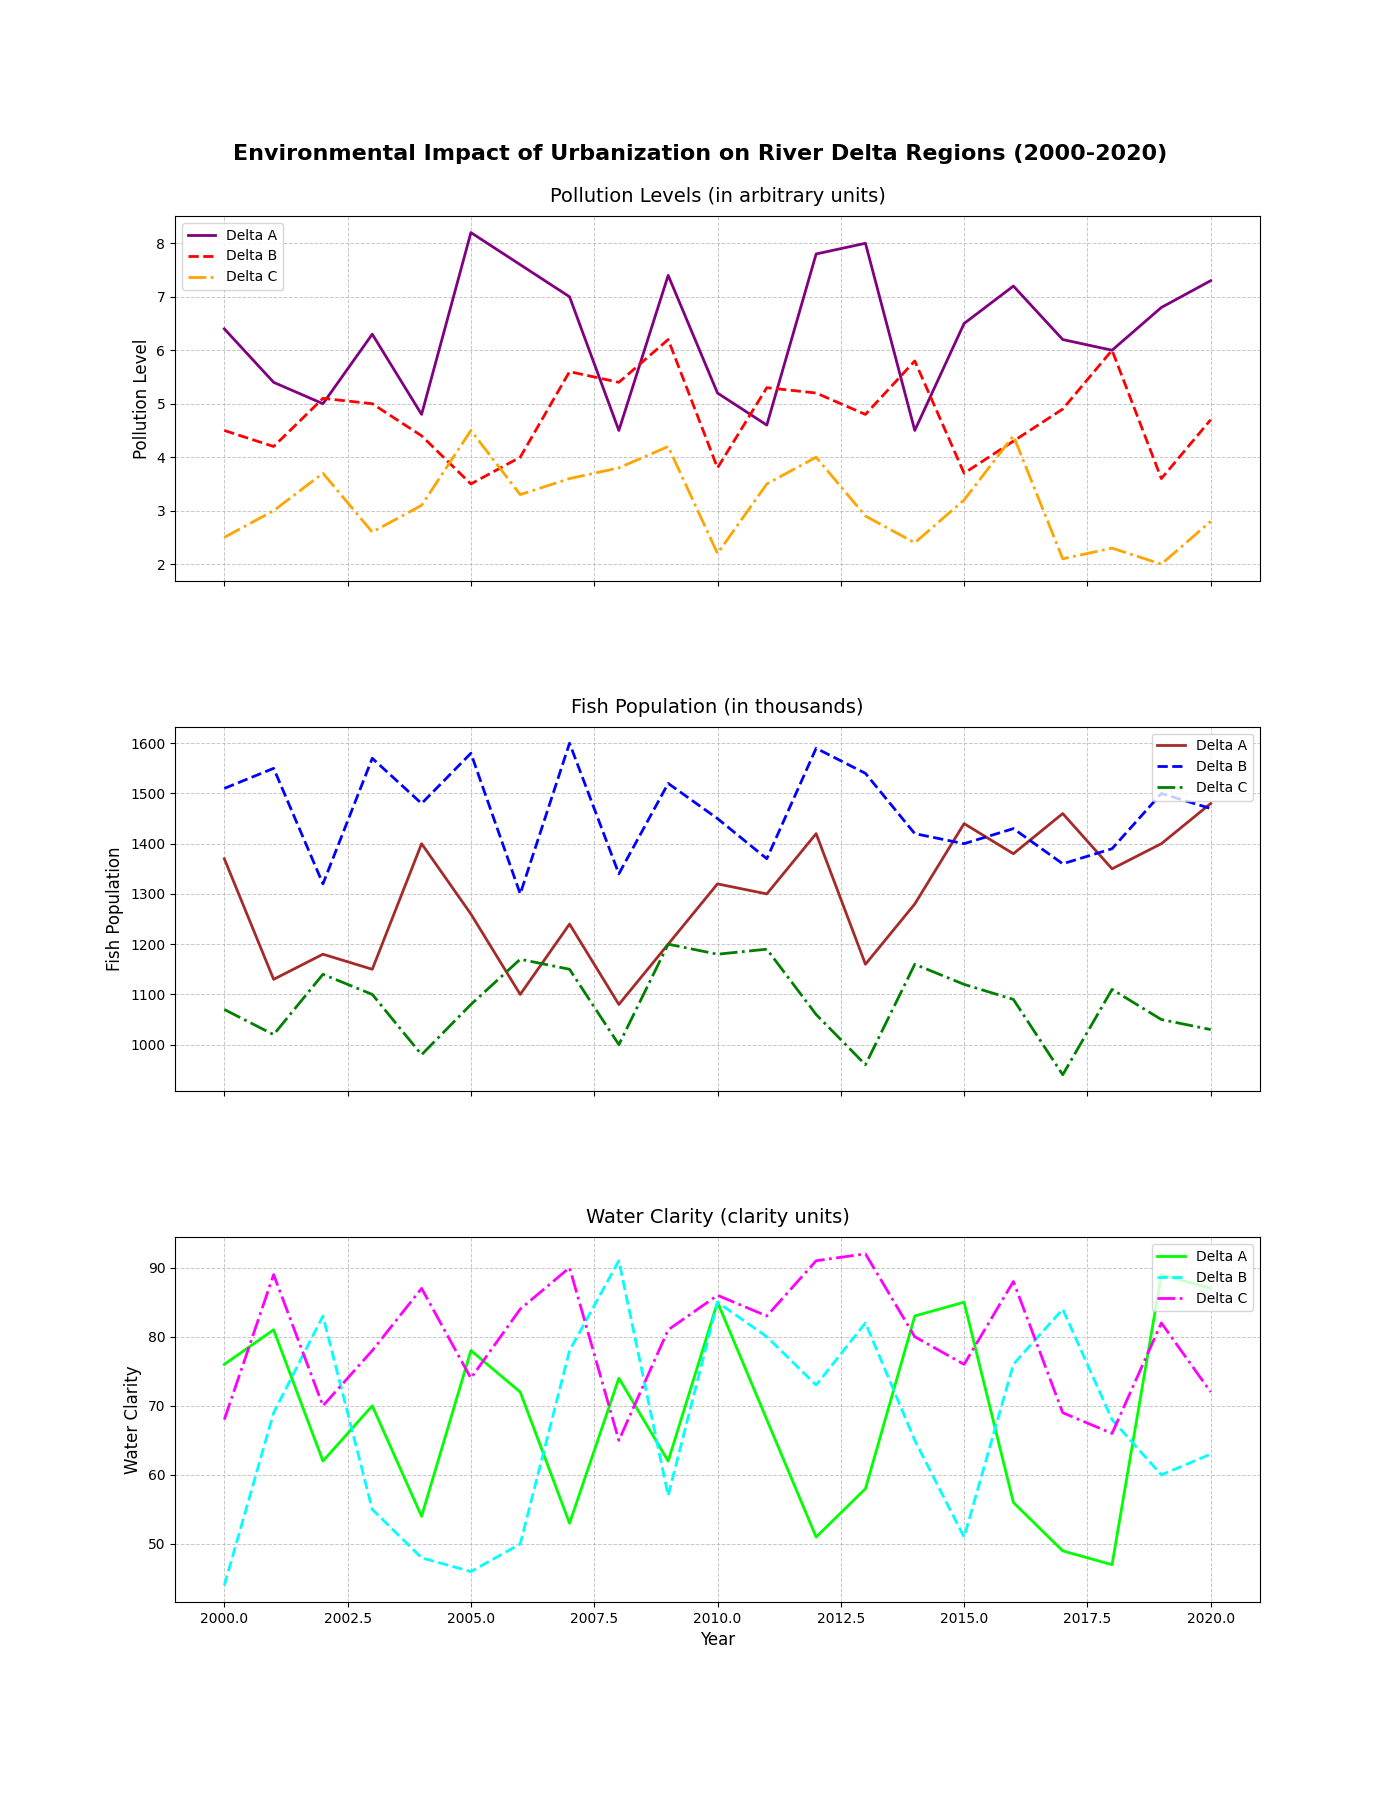

Python code for this plot:
import matplotlib.pyplot as plt
import numpy as np

years = np.arange(2000, 2021)

# Delta measures
delta_a_pollution = [6.4, 5.4, 5.0, 6.3, 4.8, 8.2, 7.6, 7.0, 4.5, 7.4, 5.2, 4.6, 7.8, 8.0, 4.5, 6.5, 7.2, 6.2, 6.0, 6.8, 7.3]
delta_a_fish_population = [1370, 1130, 1180, 1150, 1400, 1260, 1100, 1240, 1080, 1200, 1320, 1300, 1420, 1160, 1280, 1440, 1380, 1460, 1350, 1400, 1480]
delta_a_water_clarity = [76, 81, 62, 70, 54, 78, 72, 53, 74, 62, 85, 68, 51, 58, 83, 85, 56, 49, 47, 89, 87]

delta_b_pollution = [4.5, 4.2, 5.1, 5.0, 4.4, 3.5, 4.0, 5.6, 5.4, 6.2, 3.8, 5.3, 5.2, 4.8, 5.8, 3.7, 4.3, 4.9, 6.0, 3.6, 4.7]
delta_b_fish_population = [1510, 1550, 1320, 1570, 1480, 1580, 1300, 1600, 1340, 1520, 1450, 1370, 1590, 1540, 1420, 1400, 1430, 1360, 1390, 1500, 1470]
delta_b_water_clarity = [44, 69, 83, 55, 48, 46, 50, 78, 91, 57, 85, 80, 73, 82, 65, 51, 76, 84, 68, 60, 63]

delta_c_pollution = [2.5, 3.0, 3.7, 2.6, 3.1, 4.5, 3.3, 3.6, 3.8, 4.2, 2.2, 3.5, 4.0, 2.9, 2.4, 3.2, 4.4, 2.1, 2.3, 2.0, 2.8]
delta_c_fish_population = [1070, 1020, 1140, 1100, 980, 1080, 1170, 1150, 1000, 1200, 1180, 1190, 1060, 960, 1160, 1120, 1090, 940, 1110, 1050, 1030]
delta_c_water_clarity = [68, 89, 70, 78, 87, 74, 84, 90, 65, 81, 86, 83, 91, 92, 80, 76, 88, 69, 66, 82, 72]

fig, axs = plt.subplots(3, 1, figsize=(14, 18), sharex=True)
fig.suptitle('Environmental Impact of Urbanization on River Delta Regions (2000-2020)', fontsize=16, fontweight='bold', y=0.92)

# Subplot 1: Pollution Levels
axs[0].plot(years, delta_a_pollution, color='purple', linestyle='-', linewidth=2, label='Delta A')
axs[0].plot(years, delta_b_pollution, color='red', linestyle='--', linewidth=2, label='Delta B')
axs[0].plot(years, delta_c_pollution, color='orange', linestyle='-.', linewidth=2, label='Delta C')
axs[0].set_title('Pollution Levels (in arbitrary units)', fontsize=14, pad=10)
axs[0].set_ylabel('Pollution Level', fontsize=12)
axs[0].legend(loc='upper left', fontsize=10)
axs[0].grid(True, linestyle='--', linewidth=0.7, alpha=0.7)

# Subplot 2: Fish Population
axs[1].plot(years, delta_a_fish_population, color='brown', linestyle='-', linewidth=2, label='Delta A')
axs[1].plot(years, delta_b_fish_population, color='blue', linestyle='--', linewidth=2, label='Delta B')
axs[1].plot(years, delta_c_fish_population, color='green', linestyle='-.', linewidth=2, label='Delta C')
axs[1].set_title('Fish Population (in thousands)', fontsize=14, pad=10)
axs[1].set_ylabel('Fish Population', fontsize=12)
axs[1].legend(loc='upper right', fontsize=10)
axs[1].grid(True, linestyle='--', linewidth=0.7, alpha=0.7)

# Subplot 3: Water Clarity
axs[2].plot(years, delta_a_water_clarity, color='lime', linestyle='-', linewidth=2, label='Delta A')
axs[2].plot(years, delta_b_water_clarity, color='cyan', linestyle='--', linewidth=2, label='Delta B')
axs[2].plot(years, delta_c_water_clarity, color='magenta', linestyle='-.', linewidth=2, label='Delta C')
axs[2].set_title('Water Clarity (clarity units)', fontsize=14, pad=10)
axs[2].set_xlabel('Year', fontsize=12)
axs[2].set_ylabel('Water Clarity', fontsize=12)
axs[2].legend(loc='upper right', fontsize=10)
axs[2].grid(True, linestyle='--', linewidth=0.7, alpha=0.7)

plt.subplots_adjust(hspace=0.4)

plt.show()
